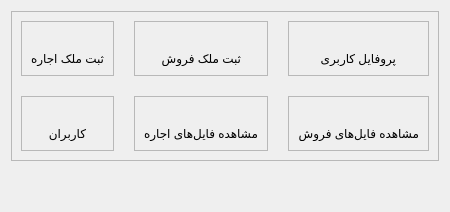
      <widget class="QWidget" name="page_dashboard">
       <layout class="QVBoxLayout" name="verticalLayout_2">
        <item>
         <widget class="QFrame" name="dashboardFrame">
          <property name="styleSheet">
           <string notr="true"/>
          </property>
          <property name="frameShape">
           <enum>QFrame::StyledPanel</enum>
          </property>
          <property name="frameShadow">
           <enum>QFrame::Raised</enum>
          </property>
          <property name="styleClass" stdset="0">
           <string>dashboardMenu</string>
          </property>
          <layout class="QGridLayout" name="gridLayout" rowstretch="1,1" columnminimumwidth="1,1,1">
           <property name="spacing">
            <number>20</number>
           </property>
           <item row="0" column="0">
            <widget class="QFrame" name="register_rent_building">
             <property name="styleSheet">
              <string notr="true">dashboardMenuItem</string>
             </property>
             <property name="frameShape">
              <enum>QFrame::StyledPanel</enum>
             </property>
             <property name="frameShadow">
              <enum>QFrame::Raised</enum>
             </property>
             <property name="styleClass" stdset="0">
              <string>dashboardMenuItem</string>
             </property>
             <layout class="QVBoxLayout" name="verticalLayout_9">
              <item alignment="Qt::AlignHCenter">
               <widget class="QLabel" name="label_14">
                <property name="maximumSize">
                 <size>
                  <width>100</width>
                  <height>100</height>
                 </size>
                </property>
                <property name="text">
                 <string/>
                </property>
                <property name="pixmap">
                 <pixmap resource="assets/assets.qrc">:/icons/icons/add_rent.png</pixmap>
                </property>
                <property name="scaledContents">
                 <bool>true</bool>
                </property>
               </widget>
              </item>
              <item alignment="Qt::AlignHCenter">
               <widget class="QLabel" name="label_13">
                <property name="text">
                 <string>ثبت ملک اجاره</string>
                </property>
                <property name="styleClass" stdset="0">
                 <string>dashboardItemTitle</string>
                </property>
               </widget>
              </item>
             </layout>
            </widget>
           </item>
           <item row="1" column="1">
            <widget class="QFrame" name="all_rent_building">
             <property name="frameShape">
              <enum>QFrame::StyledPanel</enum>
             </property>
             <property name="frameShadow">
              <enum>QFrame::Raised</enum>
             </property>
             <property name="styleClass" stdset="0">
              <string>dashboardMenuItem</string>
             </property>
             <layout class="QVBoxLayout" name="verticalLayout_6">
              <item alignment="Qt::AlignHCenter">
               <widget class="QLabel" name="label_10">
                <property name="maximumSize">
                 <size>
                  <width>100</width>
                  <height>100</height>
                 </size>
                </property>
                <property name="text">
                 <string/>
                </property>
                <property name="pixmap">
                 <pixmap resource="assets/assets.qrc">:/icons/icons/all-rents.png</pixmap>
                </property>
                <property name="scaledContents">
                 <bool>true</bool>
                </property>
                <property name="alignment">
                 <set>Qt::AlignLeading|Qt::AlignLeft|Qt::AlignVCenter</set>
                </property>
               </widget>
              </item>
              <item alignment="Qt::AlignHCenter">
               <widget class="QLabel" name="label_7">
                <property name="text">
                 <string>مشاهده فایل‌های اجاره</string>
                </property>
                <property name="styleClass" stdset="0">
                 <string>dashboardItemTitle</string>
                </property>
               </widget>
              </item>
             </layout>
            </widget>
           </item>
           <item row="1" column="0">
            <widget class="QFrame" name="users">
             <property name="frameShape">
              <enum>QFrame::StyledPanel</enum>
             </property>
             <property name="frameShadow">
              <enum>QFrame::Raised</enum>
             </property>
             <property name="styleClass" stdset="0">
              <string>dashboardMenuItem</string>
             </property>
             <layout class="QVBoxLayout" name="verticalLayout_10">
              <item alignment="Qt::AlignHCenter">
               <widget class="QLabel" name="label_16">
                <property name="maximumSize">
                 <size>
                  <width>100</width>
                  <height>100</height>
                 </size>
                </property>
                <property name="text">
                 <string/>
                </property>
                <property name="pixmap">
                 <pixmap resource="assets/assets.qrc">:/icons/icons/all-user.png</pixmap>
                </property>
                <property name="scaledContents">
                 <bool>true</bool>
                </property>
                <property name="alignment">
                 <set>Qt::AlignLeading|Qt::AlignLeft|Qt::AlignVCenter</set>
                </property>
               </widget>
              </item>
              <item alignment="Qt::AlignHCenter">
               <widget class="QLabel" name="label_15">
                <property name="text">
                 <string>کاربران</string>
                </property>
                <property name="styleClass" stdset="0">
                 <string>dashboardItemTitle</string>
                </property>
               </widget>
              </item>
             </layout>
            </widget>
           </item>
           <item row="0" column="1">
            <widget class="QFrame" name="register_sale_building">
             <property name="styleSheet">
              <string notr="true"/>
             </property>
             <property name="frameShape">
              <enum>QFrame::StyledPanel</enum>
             </property>
             <property name="frameShadow">
              <enum>QFrame::Raised</enum>
             </property>
             <property name="styleClass" stdset="0">
              <string>dashboardMenuItem</string>
             </property>
             <layout class="QVBoxLayout" name="verticalLayout_3">
              <item alignment="Qt::AlignHCenter">
               <widget class="QLabel" name="label">
                <property name="maximumSize">
                 <size>
                  <width>100</width>
                  <height>100</height>
                 </size>
                </property>
                <property name="text">
                 <string/>
                </property>
                <property name="pixmap">
                 <pixmap resource="assets/assets.qrc">:/icons/icons/add_home.png</pixmap>
                </property>
                <property name="scaledContents">
                 <bool>true</bool>
                </property>
               </widget>
              </item>
              <item alignment="Qt::AlignHCenter">
               <widget class="QLabel" name="label_2">
                <property name="text">
                 <string>ثبت ملک فروش</string>
                </property>
                <property name="styleClass" stdset="0">
                 <string>dashboardItemTitle</string>
                </property>
               </widget>
              </item>
             </layout>
            </widget>
           </item>
           <item row="1" column="2">
            <widget class="QFrame" name="all_sale_building">
             <property name="frameShape">
              <enum>QFrame::StyledPanel</enum>
             </property>
             <property name="frameShadow">
              <enum>QFrame::Raised</enum>
             </property>
             <property name="styleClass" stdset="0">
              <string>dashboardMenuItem</string>
             </property>
             <layout class="QVBoxLayout" name="verticalLayout_7">
              <item alignment="Qt::AlignHCenter">
               <widget class="QLabel" name="label_8">
                <property name="maximumSize">
                 <size>
                  <width>100</width>
                  <height>100</height>
                 </size>
                </property>
                <property name="text">
                 <string/>
                </property>
                <property name="pixmap">
                 <pixmap resource="assets/assets.qrc">:/icons/icons/all-sell.png</pixmap>
                </property>
                <property name="scaledContents">
                 <bool>true</bool>
                </property>
               </widget>
              </item>
              <item alignment="Qt::AlignHCenter">
               <widget class="QLabel" name="label_9">
                <property name="text">
                 <string>مشاهده فایل‌های فروش</string>
                </property>
                <property name="styleClass" stdset="0">
                 <string>dashboardItemTitle</string>
                </property>
               </widget>
              </item>
             </layout>
            </widget>
           </item>
           <item row="0" column="2">
            <widget class="QFrame" name="profile">
             <property name="frameShape">
              <enum>QFrame::StyledPanel</enum>
             </property>
             <property name="frameShadow">
              <enum>QFrame::Raised</enum>
             </property>
             <property name="styleClass" stdset="0">
              <string>dashboardMenuItem</string>
             </property>
             <layout class="QVBoxLayout" name="verticalLayout_4">
              <item alignment="Qt::AlignHCenter">
               <widget class="QLabel" name="label_224">
                <property name="maximumSize">
                 <size>
                  <width>100</width>
                  <height>100</height>
                 </size>
                </property>
                <property name="text">
                 <string/>
                </property>
                <property name="pixmap">
                 <pixmap resource="assets/assets.qrc">:/icons/icons/user-profiles.png</pixmap>
                </property>
                <property name="scaledContents">
                 <bool>true</bool>
                </property>
               </widget>
              </item>
              <item alignment="Qt::AlignHCenter">
               <widget class="QLabel" name="label_3">
                <property name="text">
                 <string>پروفایل کاربری</string>
                </property>
                <property name="styleClass" stdset="0">
                 <string>dashboardItemTitle</string>
                </property>
               </widget>
              </item>
             </layout>
            </widget>
           </item>
          </layout>
         </widget>
        </item>
        <item>
         <spacer name="verticalSpacer_24">
          <property name="orientation">
           <enum>Qt::Vertical</enum>
          </property>
          <property name="sizeHint" stdset="0">
           <size>
            <width>20</width>
            <height>40</height>
           </size>
          </property>
         </spacer>
        </item>
       </layout>
      </widget>
